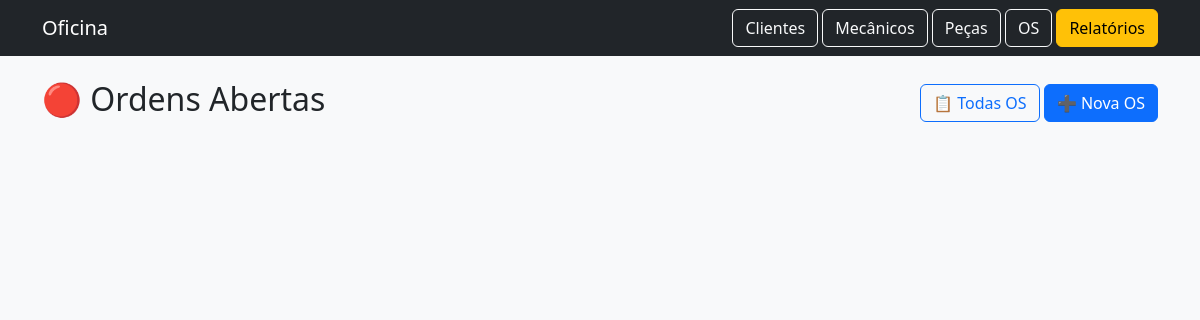
Page /relatorios/os-abertas on the earlier database version.
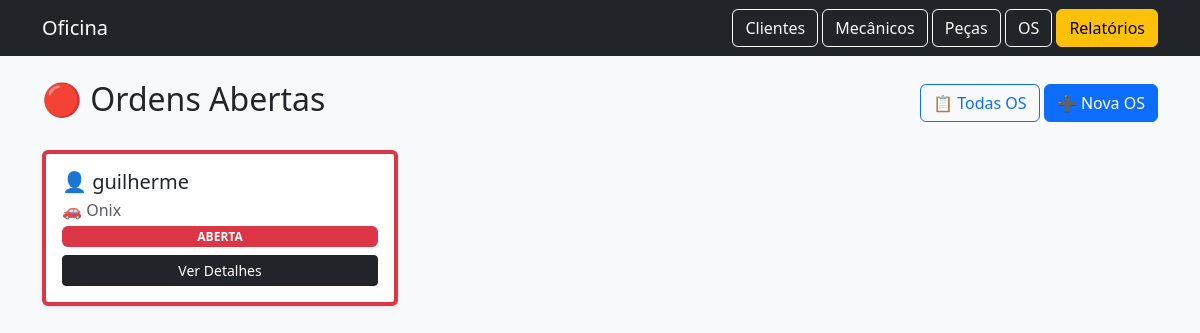
Same page on the later database version.
### tables this page shows
CREATE TABLE ordens_servico (
    id INTEGER PRIMARY KEY AUTOINCREMENT,
    cliente_id INTEGER,
    veiculo_id INTEGER,
    mecanico_id INTEGER,
    status TEXT DEFAULT 'ABERTA',
    problema_relatado TEXT,
    data_abertura DATETIME DEFAULT CURRENT_TIMESTAMP,

    FOREIGN KEY (cliente_id) REFERENCES clientes(id),
    FOREIGN KEY (veiculo_id) REFERENCES veiculos(id),
    FOREIGN KEY (mecanico_id) REFERENCES mecanicos(id)
);

CREATE TABLE clientes (
    id INTEGER PRIMARY KEY AUTOINCREMENT,
    nome TEXT NOT NULL,
    telefone TEXT,
    email TEXT
);

CREATE TABLE veiculos (
    id INTEGER PRIMARY KEY AUTOINCREMENT,
    cliente_id INTEGER,
    marca TEXT,
    modelo TEXT,
    placa TEXT,
    FOREIGN KEY (cliente_id) REFERENCES clientes(id) ON DELETE CASCADE
);

### app.py (the view)
@app.route("/relatorios/os-abertas")
def os_abertas():
    conn = conectar()
    cursor = conn.cursor()
    ordens = cursor.execute("""
        SELECT os.*, c.nome as cliente, v.modelo as veiculo
        FROM ordens_servico os
        JOIN clientes c ON os.cliente_id = c.id
        JOIN veiculos v ON os.veiculo_id = v.id
        WHERE os.status = 'ABERTA'
    """).fetchall()
    conn.close()
    return render_template("relatorio_os_abertas.html", ordens=ordens)

### db.py (called while the page is built)
def conectar():
    conn = sqlite3.connect("oficina.db")
    conn.row_factory = sqlite3.Row
    return conn

### templates/relatorio_os_abertas.html
{% extends "base.html" %}
{% block content %}
<div class="d-flex justify-content-between align-items-center mb-4">
    <h2>🔴 Ordens Abertas</h2>
    <div>
        <a href="/os" class="btn btn-outline-primary">📋 Todas OS</a>
        <a href="/os/nova" class="btn btn-primary">➕ Nova OS</a>
    </div>
</div>
<div class="row g-4">
{% for os in ordens %}
<div class="col-md-4">
    <div class="card shadow-sm p-3 border-start border-4 border-danger">
        <h5 class="mb-1">👤 {{os.cliente}}</h5>
        <p class="mb-1 text-muted">🚗 {{os.veiculo}}</p>
        <span class="badge bg-danger mb-2">ABERTA</span>
        <a href="/os/{{os.id}}" class="btn btn-sm btn-dark w-100">
            Ver Detalhes
        </a>
    </div>
</div>
{% endfor %}
</div>
{% endblock %}

Differences in the rows shown:
added ordens_servico: cliente "guilherme", veiculo "Onix"
